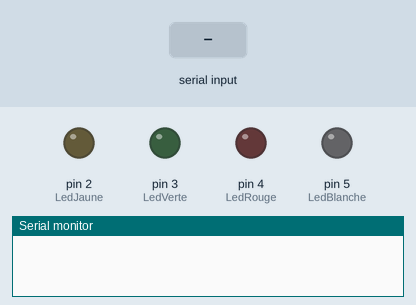
This sketch was run on a simulated Arduino Uno, built with avr-gcc and run on an emulated ATmega328P. Shown: output pins drawn as LEDs (lit = HIGH), the last lines printed to the serial monitor. The test bench sets the inputs (shaded band).

Above: at 1.2 s.
1.3 s: "A" received over Serial
At 2.1 s:
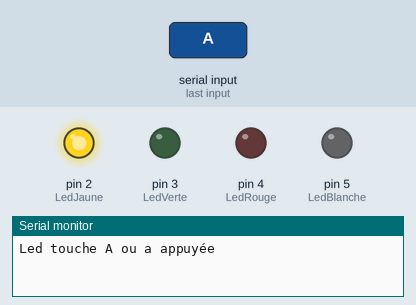
3.8 s: "B" received over Serial
At 4.1 s:
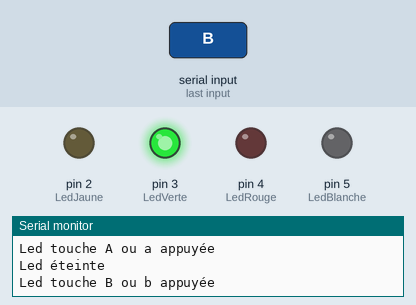
6.3 s: "C" received over Serial
At 7.1 s:
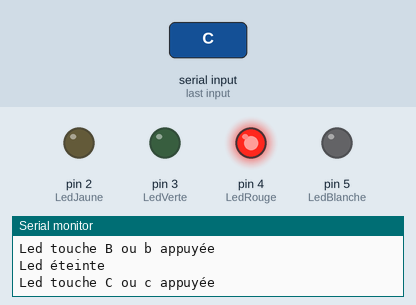
8.8 s: "D" received over Serial
At 9.1 s:
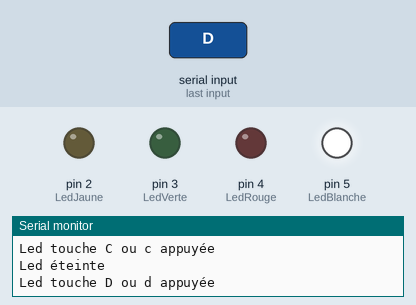
10.3 s: "a" received over Serial
At 11.1 s:
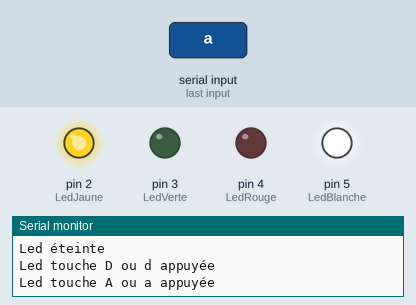
12.8 s: "d" received over Serial
At 13.3 s:
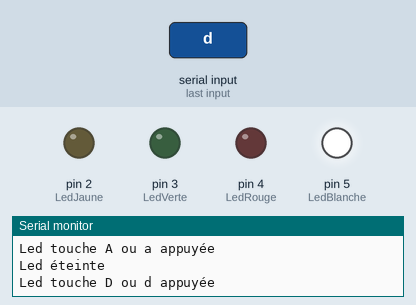
Timing chart, 0 to 15.3 s (numbered marks = the images above; inputs shaded):
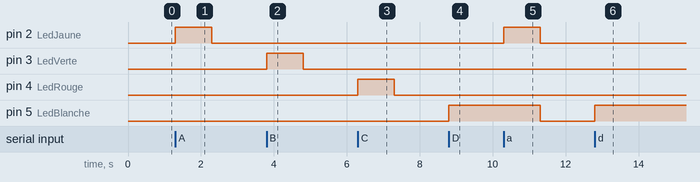

The sketch:

main.ino
```cpp
int LedJaune=2;
int LedVerte=3;
int LedRouge=4;
int LedBlanche=5;
int touche;

void setup()
{
  Serial.begin(9600);
  Serial.flush();
  pinMode(LedJaune,OUTPUT);
  pinMode(LedVerte,OUTPUT);
  pinMode(LedRouge,OUTPUT);
  pinMode(LedBlanche,OUTPUT);
}

void loop()
{
  if(Serial.available()>0)
  {
    touche=Serial.read();
    if(touche=='A' || touche=='a')
    {
      digitalWrite(LedJaune,HIGH);
      Serial.println("Led touche A ou a appuyée");
      delay(1000);
    }
    if(touche=='B' || touche=='b')
    {
      digitalWrite(LedVerte,HIGH);
      Serial.println("Led touche B ou b appuyée");
      delay(1000);
    }
    if(touche=='C' || touche=='c')
    {
      digitalWrite(LedRouge,HIGH);
      Serial.println("Led touche C ou c appuyée");
      delay(1000);
    }
    if(touche=='D' || touche=='d')
    {
      digitalWrite(LedBlanche,HIGH);
      Serial.println("Led touche D ou d appuyée");
      delay(1000);
    }
    else
    {
      digitalWrite(LedJaune,LOW);
      digitalWrite(LedVerte,LOW);
      digitalWrite(LedRouge,LOW);
      digitalWrite(LedBlanche,LOW);
      Serial.println("Led éteinte");
      touche=="";
    }
  }
}
```

Measured:
- after the input at 1.3 s, pin 2 (LedJaune): LOW → HIGH at once, → LOW 1.0 s later
- after the input at 3.8 s, pin 3 (LedVerte): LOW → HIGH at once, → LOW 1.0 s later
- after the input at 6.3 s, pin 4 (LedRouge): LOW → HIGH at once, → LOW 1.0 s later
- after the input at 8.8 s, pin 5 (LedBlanche): LOW → HIGH at once
- after the input at 10.3 s, pin 2 (LedJaune): LOW → HIGH at once, → LOW 1.0 s later; pin 5 (LedBlanche): HIGH → LOW after 1.0 s
- after the input at 12.8 s, pin 5 (LedBlanche): LOW → HIGH at once
